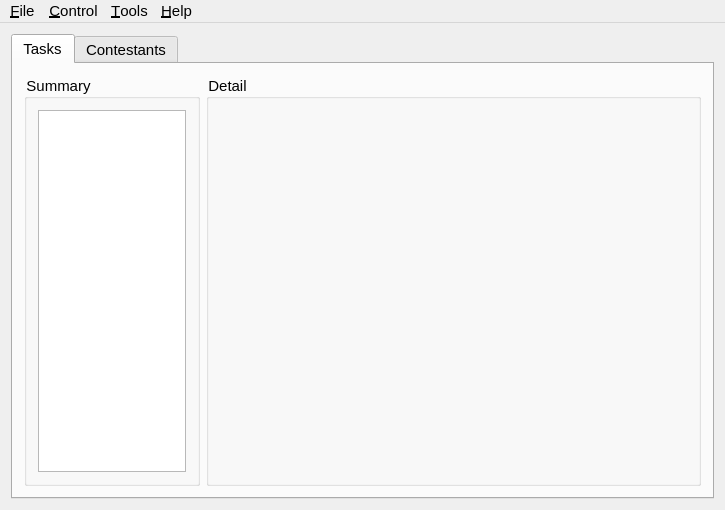
<?xml version="1.0" encoding="UTF-8"?>
<ui version="4.0">
 <class>Lemon</class>
 <widget class="QMainWindow" name="Lemon">
  <property name="geometry">
   <rect>
    <x>0</x>
    <y>0</y>
    <width>725</width>
    <height>510</height>
   </rect>
  </property>
  <property name="minimumSize">
   <size>
    <width>725</width>
    <height>510</height>
   </size>
  </property>
  <property name="windowTitle">
   <string>Lemon</string>
  </property>
  <property name="windowIcon">
   <iconset resource="../resource.qrc">
    <normaloff>:/icon/icon.png</normaloff>:/icon/icon.png</iconset>
  </property>
  <widget class="QWidget" name="centralWidget">
   <layout class="QHBoxLayout" name="horizontalLayout">
    <item>
     <widget class="QTabWidget" name="tabWidget">
      <property name="enabled">
       <bool>true</bool>
      </property>
      <property name="styleSheet">
       <string notr="true">font-size: 11pt;</string>
      </property>
      <property name="currentIndex">
       <number>0</number>
      </property>
      <widget class="QWidget" name="tasksTab">
       <attribute name="title">
        <string>Tasks</string>
       </attribute>
       <layout class="QHBoxLayout" name="horizontalLayout_2">
        <item>
         <widget class="QGroupBox" name="taskBox">
          <property name="sizePolicy">
           <sizepolicy hsizetype="Expanding" vsizetype="Preferred">
            <horstretch>1</horstretch>
            <verstretch>0</verstretch>
           </sizepolicy>
          </property>
          <property name="minimumSize">
           <size>
            <width>176</width>
            <height>387</height>
           </size>
          </property>
          <property name="styleSheet">
           <string notr="true">font-size: 11pt;</string>
          </property>
          <property name="title">
           <string>Summary</string>
          </property>
          <layout class="QVBoxLayout" name="verticalLayout_2">
           <item>
            <widget class="SummaryTree" name="summary">
             <property name="contextMenuPolicy">
              <enum>Qt::DefaultContextMenu</enum>
             </property>
             <property name="styleSheet">
              <string notr="true">font-size: 11pt;</string>
             </property>
             <attribute name="headerVisible">
              <bool>false</bool>
             </attribute>
             <column>
              <property name="text">
               <string notr="true">1</string>
              </property>
             </column>
            </widget>
           </item>
          </layout>
         </widget>
        </item>
        <item>
         <widget class="QGroupBox" name="editBox">
          <property name="sizePolicy">
           <sizepolicy hsizetype="Expanding" vsizetype="Preferred">
            <horstretch>3</horstretch>
            <verstretch>0</verstretch>
           </sizepolicy>
          </property>
          <property name="styleSheet">
           <string notr="true">font-size:11pt;</string>
          </property>
          <property name="title">
           <string>Detail</string>
          </property>
          <layout class="QVBoxLayout" name="verticalLayout_8">
           <item>
            <widget class="QStackedWidget" name="editWidget">
             <property name="contextMenuPolicy">
              <enum>Qt::NoContextMenu</enum>
             </property>
             <property name="currentIndex">
              <number>2</number>
             </property>
             <widget class="QWidget" name="nullPage"/>
             <widget class="TaskEditWidget" name="taskEdit"/>
             <widget class="TestCaseEditWidget" name="testCaseEdit"/>
            </widget>
           </item>
          </layout>
         </widget>
        </item>
       </layout>
      </widget>
      <widget class="QWidget" name="contestantsTab">
       <attribute name="title">
        <string>Contestants</string>
       </attribute>
       <layout class="QVBoxLayout" name="verticalLayout">
        <item>
         <widget class="ResultViewer" name="resultViewer">
          <property name="styleSheet">
           <string notr="true">font-size:10pt;</string>
          </property>
          <property name="editTriggers">
           <set>QAbstractItemView::NoEditTriggers</set>
          </property>
          <property name="tabKeyNavigation">
           <bool>false</bool>
          </property>
          <property name="selectionMode">
           <enum>QAbstractItemView::ExtendedSelection</enum>
          </property>
          <property name="selectionBehavior">
           <enum>QAbstractItemView::SelectRows</enum>
          </property>
          <property name="verticalScrollMode">
           <enum>QAbstractItemView::ScrollPerPixel</enum>
          </property>
          <property name="horizontalScrollMode">
           <enum>QAbstractItemView::ScrollPerPixel</enum>
          </property>
          <property name="showGrid">
           <bool>false</bool>
          </property>
          <property name="sortingEnabled">
           <bool>true</bool>
          </property>
          <property name="cornerButtonEnabled">
           <bool>false</bool>
          </property>
          <attribute name="horizontalHeaderHighlightSections">
           <bool>false</bool>
          </attribute>
          <attribute name="verticalHeaderVisible">
           <bool>false</bool>
          </attribute>
          <attribute name="verticalHeaderDefaultSectionSize">
           <number>25</number>
          </attribute>
          <attribute name="verticalHeaderMinimumSectionSize">
           <number>25</number>
          </attribute>
         </widget>
        </item>
        <item>
         <layout class="QHBoxLayout" name="horizontalLayout_4">
          <item>
           <spacer name="horizontalSpacer">
            <property name="orientation">
             <enum>Qt::Horizontal</enum>
            </property>
            <property name="sizeHint" stdset="0">
             <size>
              <width>468</width>
              <height>20</height>
             </size>
            </property>
           </spacer>
          </item>
          <item>
           <widget class="QPushButton" name="refreshButton">
            <property name="text">
             <string>&amp;Refresh</string>
            </property>
           </widget>
          </item>
          <item>
           <widget class="QPushButton" name="judgeButton">
            <property name="enabled">
             <bool>false</bool>
            </property>
            <property name="text">
             <string>&amp;Judge</string>
            </property>
           </widget>
          </item>
          <item>
           <widget class="QPushButton" name="judgeAllButton">
            <property name="enabled">
             <bool>false</bool>
            </property>
            <property name="text">
             <string>Judge &amp;All</string>
            </property>
           </widget>
          </item>
         </layout>
        </item>
       </layout>
      </widget>
     </widget>
    </item>
   </layout>
  </widget>
  <widget class="QMenuBar" name="menuBar">
   <property name="geometry">
    <rect>
     <x>0</x>
     <y>0</y>
     <width>725</width>
     <height>25</height>
    </rect>
   </property>
   <property name="styleSheet">
    <string notr="true">font-size:11pt;</string>
   </property>
   <widget class="QMenu" name="fileMenu">
    <property name="title">
     <string>&amp;File</string>
    </property>
    <addaction name="newAction"/>
    <addaction name="openAction"/>
    <addaction name="closeAction"/>
    <addaction name="separator"/>
    <addaction name="exitAction"/>
   </widget>
   <widget class="QMenu" name="controlMenu">
    <property name="title">
     <string>&amp;Control</string>
    </property>
    <addaction name="judgeAction"/>
    <addaction name="judgeAllAction"/>
    <addaction name="separator"/>
    <addaction name="addTasksAction"/>
    <addaction name="makeSelfTestAction"/>
    <addaction name="exportAction"/>
   </widget>
   <widget class="QMenu" name="toolsMenu">
    <property name="title">
     <string>&amp;Tools</string>
    </property>
    <widget class="QMenu" name="languageMenu">
     <property name="title">
      <string>UI Language</string>
     </property>
     <addaction name="setEnglishAction"/>
    </widget>
    <addaction name="optionsAction"/>
    <addaction name="languageMenu"/>
   </widget>
   <widget class="QMenu" name="helpMenu">
    <property name="title">
     <string>&amp;Help</string>
    </property>
    <addaction name="aboutAction"/>
   </widget>
   <addaction name="fileMenu"/>
   <addaction name="controlMenu"/>
   <addaction name="toolsMenu"/>
   <addaction name="helpMenu"/>
  </widget>
  <action name="newAction">
   <property name="text">
    <string>&amp;New Contest</string>
   </property>
  </action>
  <action name="openAction">
   <property name="text">
    <string>&amp;Open Existing Contest</string>
   </property>
  </action>
  <action name="exitAction">
   <property name="text">
    <string>E&amp;xit</string>
   </property>
  </action>
  <action name="optionsAction">
   <property name="text">
    <string>&amp;Options</string>
   </property>
  </action>
  <action name="aboutAction">
   <property name="text">
    <string>&amp;About</string>
   </property>
  </action>
  <action name="judgeAction">
   <property name="enabled">
    <bool>false</bool>
   </property>
   <property name="text">
    <string>&amp;Judge Selected</string>
   </property>
  </action>
  <action name="judgeAllAction">
   <property name="enabled">
    <bool>false</bool>
   </property>
   <property name="text">
    <string>Judge &amp;All</string>
   </property>
  </action>
  <action name="closeAction">
   <property name="text">
    <string>&amp;Close Current Contest</string>
   </property>
  </action>
  <action name="setEnglishAction">
   <property name="text">
    <string notr="true">English</string>
   </property>
  </action>
  <action name="addTasksAction">
   <property name="enabled">
    <bool>false</bool>
   </property>
   <property name="text">
    <string>Add &amp;Tasks Automatically</string>
   </property>
  </action>
  <action name="makeSelfTestAction">
   <property name="enabled">
    <bool>false</bool>
   </property>
   <property name="text">
    <string>&amp;Make Self-testing Folder</string>
   </property>
  </action>
  <action name="exportAction">
   <property name="enabled">
    <bool>false</bool>
   </property>
   <property name="text">
    <string>&amp;Export Result</string>
   </property>
  </action>
 </widget>
 <layoutdefault spacing="6" margin="11"/>
 <customwidgets>
  <customwidget>
   <class>SummaryTree</class>
   <extends>QTreeWidget</extends>
   <header>summarytree.h</header>
  </customwidget>
  <customwidget>
   <class>TaskEditWidget</class>
   <extends>QWidget</extends>
   <header>taskeditwidget.h</header>
   <container>1</container>
  </customwidget>
  <customwidget>
   <class>TestCaseEditWidget</class>
   <extends>QWidget</extends>
   <header>testcaseeditwidget.h</header>
   <container>1</container>
  </customwidget>
  <customwidget>
   <class>ResultViewer</class>
   <extends>QTableWidget</extends>
   <header>resultviewer.h</header>
  </customwidget>
 </customwidgets>
 <tabstops>
  <tabstop>tabWidget</tabstop>
  <tabstop>summary</tabstop>
  <tabstop>refreshButton</tabstop>
  <tabstop>judgeButton</tabstop>
  <tabstop>judgeAllButton</tabstop>
  <tabstop>resultViewer</tabstop>
 </tabstops>
 <resources>
  <include location="../resource.qrc"/>
 </resources>
 <connections/>
</ui>
